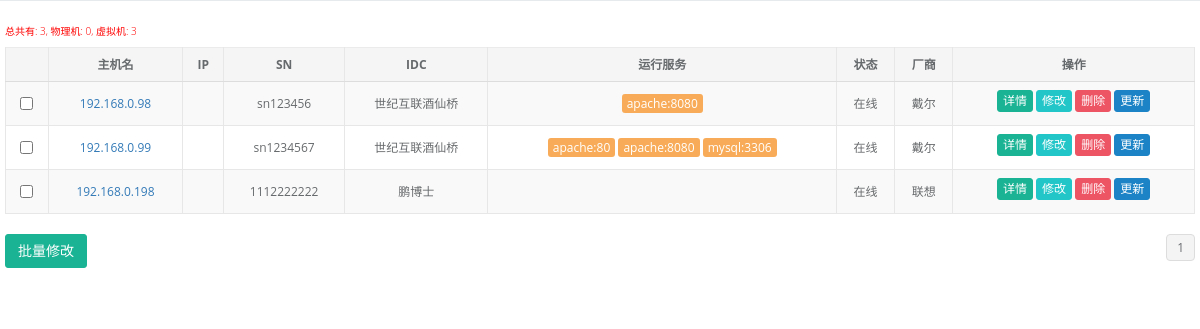
The app's page /assets/iframe_host_list/ (signed in) with its own data.
### assets/models.py (models this page shows, shortened)
class Host(models.Model):
    device_type_choices = (
        (0, "Dell R510"),
        (1, "Dell R620"),
        (2, "Dell R710"),
        (3, "Dell R720"),
        (4, "Dell R720xd"),
        )
    raid_type_choices = (
        (0, 'RADI 0'),
        (1, 'RADI 1'),
        (2, 'RADI 5'),
        (3, 'RADI 10'),
    )
    status_choices = (
        (0, "在线"),
        (1, "下线"),
        (2, "故障"),
        (3, "备用"),
        (4, "未知"),
    )
    hostname = models.CharField(max_length=64, unique=True, verbose_name="主机名")
    sn = models.CharField(max_length=64, unique=True, verbose_name="sn")
    number = models.CharField(max_length=64, null=True, blank=True, verbose_name='资产编号')
    qs = models.CharField(max_length=64, null=True, blank=True, verbose_name="快速服务代码")
    asset_name = models.SmallIntegerField(choices=device_type_choices, default=3, verbose_name='设备名称')
    os_type = models.ForeignKey('System', null=True, blank=True, verbose_name="操作系统")
    manufactory = models.ForeignKey('Manufactory', null=True, blank=True, verbose_name="制造厂商")
    raid_type = models.SmallIntegerField(choices=raid_type_choices, default=3, verbose_name="RAID类型")
    management_ip = models.GenericIPAddressField(unique=True, null=True, blank=True, verbose_name='管理IP')
    idc = models.ForeignKey('IDC', null=True, blank=True, verbose_name='IDC机房')
    cabinet = models.CharField(max_length=32, null=True, blank=True, verbose_name='机柜号')
    host_cabinet_id = models.CharField(max_length=32, null=True, blank=True, verbose_name='机器位置')
    status = models.SmallIntegerField(choices=status_choices, default=0, verbose_name="设备状态")
    is_virtual = models.BooleanField(default=False, verbose_name="虚拟机")
    parent_host = models.ForeignKey('self', related_name='parent_level', null=True, blank=True, verbose_name="宿主机")
    admin = models.CharField(max_length=32, default="", verbose_name='资产管理员')
    buy_date = models.DateField(null=True, blank=True, verbose_name="购买时间")
    create_date = models.DateTimeField(blank=True, auto_now_add=True, verbose_name="创建时间")
    update_date = models.DateTimeField(blank=True, auto_now=True, verbose_name="最近修改时间")
    memo = models.TextField(null=True, blank=True, verbose_name='备注')
    class Meta:
        verbose_name = "主机"
        verbose_name_plural = verbose_name

class IDC(models.Model):
    name = models.CharField(max_length=64, verbose_name='IDC名称')
    staff = models.CharField(max_length=32, verbose_name='客服')
    phone = models.CharField(max_length=32, verbose_name="IDC联系电话")
    address = models.CharField(max_length=128, verbose_name="IDC地址")
    memo = models.CharField(max_length=128, null=True, blank=True, verbose_name='备注')
    class Meta:
        unique_together = ('name', 'staff')
        verbose_name = 'IDC'
        verbose_name_plural = verbose_name

class Service(models.Model):
    host = models.ManyToManyField('Host')
    name = models.CharField(max_length=64, verbose_name='服务名')
    port = models.IntegerField(verbose_name="端口")
    memo = models.TextField(blank=True, null=True, verbose_name='备注')
    class Meta:
        verbose_name = '服务'
        verbose_name_plural = verbose_name
        unique_together = ("name", "port")

class Manufactory(models.Model):
    name = models.CharField(max_length=64, verbose_name='制造厂商')
    staff = models.CharField(max_length=32, blank=True, null=True, verbose_name='售后联系方式')
    memo = models.TextField(blank=True, null=True, verbose_name='备注')
    class Meta:
        verbose_name = '制造厂商'
        verbose_name_plural = verbose_name

### assets/views.py (the view)
@login_required
def iframe_host_list(request):
    status = models.Host.status_choices
    q = select_q(request, ["idc", "service__id", "status"])
    hosts = models.Host.objects.filter(**q)
    hosts_physical = hosts.filter(is_virtual=False).count()
    hosts_virtual = hosts.filter(is_virtual=True).count()
    hosts_count = hosts.count()
    paginator = Paginator(hosts, 10)
    page = request.GET.get('page')
    try:
        page_obj = paginator.page(page)
    except (InvalidPage, PageNotAnInteger):
        page_obj = paginator.page(1)
    except EmptyPage:
        page_obj = paginator.page(paginator.num_pages)
    return render(request, 'assets/iframe_host_list.html', locals())

### accounts/context_processors.py (called while the page is built)
def session_perm_list(request):
    return locals()

### assets/views.py (called while the page is built)
def select_q(request, field_list):
    q = {}
    for item in [(x, request.GET.get(x)) for x in field_list]:
        if item[1]:
            q[item[0]] = item[1]
    return q

### pagination/templatetags/cust_pagination.py (called while the page is built)
@register.simple_tag
def guess_page(current_page, loop_num):
    offset = abs(current_page-loop_num)
    if offset < 3:
        if current_page == loop_num:
            page_ele = '''<li class="paginate_button active"><a href="?page=%s">%s</a></li>''' % (loop_num, loop_num)
        else:
            page_ele = '''<li class="paginate_button"><a href="?page=%s">%s</a></li>''' % (loop_num, loop_num)
        return format_html(page_ele)
    else:
        return ''

### templates/assets/iframe_host_list.html (shortened to what this page needs)
<!DOCTYPE html>
<html lang="en">
<head>
    <link href="/static/css/bootstrap.min.css" rel="stylesheet">
    <link href="/static/css/font-awesome.min.css" rel="stylesheet">
    <link href="/static/css/animate.min.css" rel="stylesheet">
    <link href="/static/css/style.min.css" rel="stylesheet">
</head>
<body class="fixed-sidebar full-height-layout" style="overflow:hidden">
<div class="ibox float-e-margins row">
    <div id="edit_result">
        <div class="ibox-content">
            <h6 style="color:red">总共有: {{ hosts_count }}, 物理机: {{ hosts_physical }}, 虚拟机: {{ hosts_virtual }}</h6>
            <form class="form-horizontal" action="" method="post">
                <div id="replace">
                    <table id="host_info" class="table table-striped table-bordered table-hover">
                        <thead>
                        <tr>
                            <th class="text-center"></th>
                            <th class="text-center">主机名</th>
                            <th class="text-center">IP</th>
                            <th class="text-center">SN</th>
                            <th class="text-center">IDC</th>
                            <th class="text-center">运行服务</th>
                            <th class="text-center">状态</th>
                            <th class="text-center">厂商</th>
                            <th class="text-center">操作</th>
                        </tr>
                        </thead>
                        <tbody>
                        {% for item in page_obj %}
                            <tr class="gradeX">
                                <td class="text-center">
                                    <input type="checkbox" name="selected" value="{{ item.id }}">
                                </td>
                                <td class="text-center"><a href="/assets/host_detail/?id={{ item.id }}"
                                                           class="select_node"
                                                           target="_blank">{{ item.hostname }}</a>
                                </td>
                                <td class="text-center">{% for i in item.nic.all %} {{ i.ipaddress }} {% endfor %}</td>
                                <td class="text-center">{{ item.sn }}</td>
                                <td class="text-center">{{ item.idc.name }}</td>
                                <td class="text-center">
                                    {% for i in item.service_set.all %}
                                        <span class="btn-xs btn-warning">{{ i.name }}:{{ i.port }}</span>
                                    {% endfor %}
                                </td>
                                <td class="text-center">
                                    {% for i in status %}
                                        {% if item.status == i.0 %}
                                            {% if item.status == 0 %}
                                                <span>{{ i.1 }}</span>
                                            {% else %}
                                                <span class="btn-xs btn-danger">{{ i.1 }}</span>
                                            {% endif %}
                                        {% endif %}
                                    {% endfor %}
                                </td>
                                <td class="text-center">{{ item.manufactory.name }}</td>
                                <td class="text-center">
                                    <a href="/assets/host_detail/{{ item.id }}/" class="btn btn-xs btn-primary"
                                       target="_blank">详情</a>
                                    <a href="/assets/host_edit/{{ item.id }}/" class="btn btn-xs btn-info"
                                       target="_blank">修改</a>
                                    <button type="button" id="{{ item.id }}" class="btn btn-xs btn-danger node-edit"
                                            onclick="DelAssets(this);">删除
                                    </button>
                                    <button type="button" id="{{ item.id }}" class="btn btn-xs btn-success"
                                            onclick="UpdateAssets(this);">更新
                                    </button>
                                </td>
                            </tr>
                        {% endfor %}
                        </tbody>
                    </table>
                    <div class="row">
                        <div class="col-sm-6">
                            <div id="host_list">
                                <button href="/assets/host_change/" type="button" class="btn btn-primary">批量修改</button>
                            </div>
                        </div>
                        {% include 'pagination/cust_pagination.html' %}
                    </div>
                </div>
            </form>
        </div>
    </div>
</div>
</body>
</html>

### records on screen
Host: hostname "192.168.0.98", sn "sn123456", idc.name "世纪互联酒仙桥", i "在线", manufactory.name "戴尔"
Service: name "apache", port "8080"
Host: hostname "192.168.0.99", sn "sn1234567", idc.name "世纪互联酒仙桥", i "在线", manufactory.name "戴尔"
Service: name "apache", port "80"
Service: name "mysql", port "3306"
Host: hostname "192.168.0.198", sn "1112222222", idc.name "鹏博士", i "在线", manufactory.name "联想"

### other values on screen
{{ hosts_count }} "3"
{{ hosts_physical }} "0"
{{ hosts_virtual }} "3"
